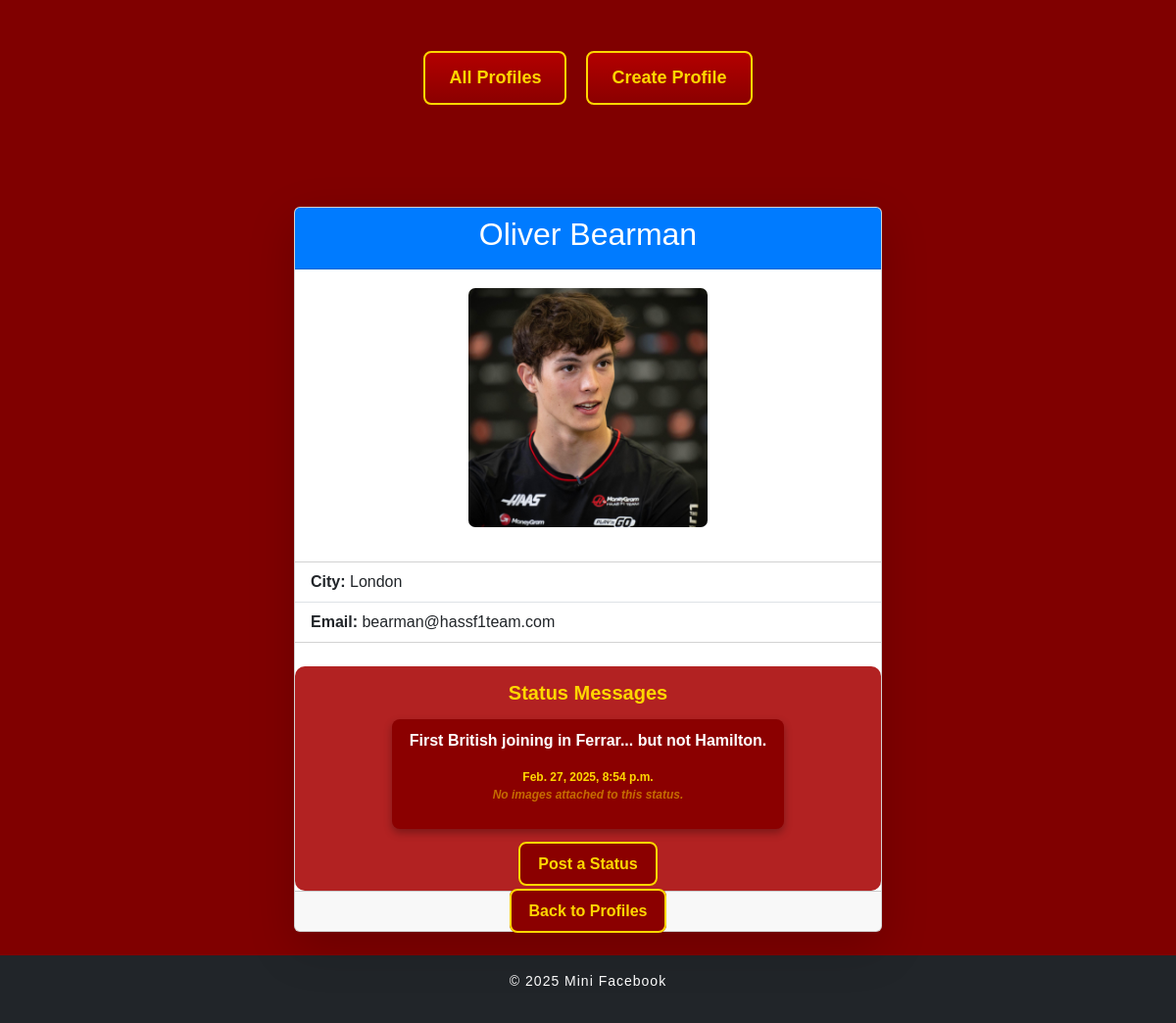
The app's page /mini_fb/profile/9/ with its own data.
### mini_fb/models.py (models this page shows, shortened)
class Profile(models.Model):
    first_name = models.CharField(max_length= 50)
    last_name = models.CharField(max_length=50)
    city = models.CharField(max_length=50)
    email = models.EmailField(unique=True)
    profile_image_url = models.CharField(max_length=50)
    def get_status_messages(self):
        return self.statusmessage_set.all().order_by('-timestamp')

class StatusMessage(models.Model):
    timestamp = models.DateTimeField(auto_now_add=True)  # Automatically set the timestamp when created
    message = models.TextField()  # The text content of the status message
    profile = models.ForeignKey(Profile, on_delete=models.CASCADE)  # Relationship to Profile

### mini_fb/views.py (the view)
# urls.py: path('profile/<int:pk>/', ShowProfilePageView.as_view(), name='show_profile'),  # loads a single profile
class ShowProfilePageView(DetailView):
    model = Profile
    template_name = "mini_fb/show_profile.html"
    context_object_name = "profile"

### mini_fb/templates/mini_fb/show_profile.html (shortened to what this page needs)
{% extends "base.html" %}
{% load static %}
{% block content %}
<div class="container mt-5">
    <div class="card mx-auto shadow-lg" style="max-width: 600px;">
        <div class="card-header text-white text-center" style="background-color: #007bff;">
            <h2>{{ profile.first_name }} {{ profile.last_name }}</h2>
        </div>
        <div class="card-body text-center">
            {% if profile.profile_image_url %}
                <img class="profile-image-single"
                     src="{% static profile.profile_image_url %}"
                     alt="Profile Image">
            {% else %}
                <p>No Image Provided</p>
            {% endif %}
        </div>
        <ul class="list-group list-group-flush mt-3">
            <li class="list-group-item">
                <strong>City:</strong> {{ profile.city }}
            </li>
            <li class="list-group-item">
                <strong>Email:</strong> {{ profile.email }}
            </li>
        </ul>
        <div class="status-message-section text-center mt-4">
            <h4 class="status-title">Status Messages</h4>
            {% for status in profile.get_status_messages %}
                <div class="status-message">
                    <p>{{ status.message }}</p>
                    <span class="timestamp">{{ status.timestamp }}</span>
                    {% with status.statusimage_set.all as images %}
                        {% if images %}
                            {% for si in images %}
                                <img src="{{ si.image.image_file.url }}" alt="{{ si.image.caption }}" width="200">
                            {% endfor %}
                        {% else %}
                            <p class="no-images">No images attached to this status.</p>
                        {% endif %}
                    {% endwith %}
                </div>
            {% empty %}
                <p class="no-status">No status messages yet.</p>
            {% endfor %}
            <div class="text-center mt-4">
                <a href="{% url 'create_status' profile.pk %}" class="button">Post a Status</a>
            </div>
        </div>
        <div class="card-footer text-center">
            <a href="{% url 'show_all_profiles' %}" class="button">Back to Profiles</a>
        </div>
    </div>
</div>
{% endblock content %}

### static/mini_fb/css/styles.css (style rules this page uses)
body { background-color: #800000; font-family: 'Poppins', sans-serif; color: #fff; margin: 0; padding: 0; }
.profile-image-single { width: 250px !important; height: 250px !important; object-fit: cover !important; border-radius: 10px !important; display: block !important; margin: 0 auto !important; border: 3px solid white !important; max-width: 100% !important; max-height: 100% !important; }
.button { background-color: #8B0000; color: #FFD700; padding: 12px 18px; font-size: 16px; font-weight: bold; text-decoration: none; border-radius: 8px; border: 2px solid #FFD700; }
.status-message-section { background: #b22222; padding: 15px; border-radius: 10px; margin-top: 20px; }
.status-title { font-size: 24px; font-weight: bold; color: #FFD700; margin-bottom: 10px; }
.status-message { background: #8B0000; padding: 10px; margin: 5px auto; border-radius: 8px; color: #fff; max-width: 400px; box-shadow: 0px 4px 8px rgba(0, 0, 0, 0.3); }
.timestamp { display: block; font-size: 12px; color: #FFD700; margin-top: 5px; }
.status-title { font-size: 20px; color: #FFD700; font-weight: bold; margin-bottom: 15px; }
.status-message { font-size: 16px; font-weight: bold; }
.no-images { font-size: 12px; color: rgba(255, 215, 0, 0.5); font-style: italic; text-align: center; }

### records on screen
Profile: first_name "Oliver", last_name "Bearman", profile_image_url (picture), city "London", email "bearman@hassf1team.com"
StatusMessage: message "First British joining in Ferrar... but not Hamilton.", timestamp "Feb. 27, 2025, 8:54 p.m.", shows "No images attached to this status."
